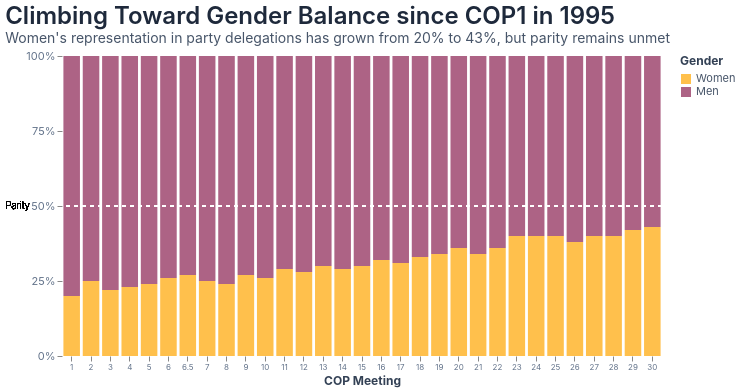

Describe this chart as a Vega-Lite specification.
### Vega-Lite specification from a JSON file in a GitHub repository (floating-point values rounded to 4 significant figures)
{"$schema": "https://vega.github.io/schema/vega-lite/v6.json", "width": 600, "title": {"text": "Climbing Toward Gender Balance since COP1 in 1995", "subtitle": "Women's representation in party delegations has grown from 20% to 43%, but parity remains unmet", "anchor": "start"}, "data": {"values": [{"COP": 1, "Gender": "Women", "Percentage": 20}, {"COP": 1, "Gender": "Men", "Percentage": 80}, {"COP": 2, "Gender": "Women", "Percentage": 25}, {"COP": 2, "Gender": "Men", "Percentage": 75}, {"COP": 3, "Gender": "Women", "Percentage": 22}, {"COP": 3, "Gender": "Men", "Percentage": 78}, {"COP": 4, "Gender": "Women", "Percentage": 23}, {"COP": 4, "Gender": "Men", "Percentage": 77}, {"COP": 5, "Gender": "Women", "Percentage": 24}, {"COP": 5, "Gender": "Men", "Percentage": 76}, {"COP": 6, "Gender": "Women", "Percentage": 26}, {"COP": 6, "Gender": "Men", "Percentage": 74}, {"COP": 6.5, "Gender": "Women", "Percentage": 27}, {"COP": 6.5, "Gender": "Men", "Percentage": 73}, {"COP": 7, "Gender": "Women", "Percentage": 25}, {"COP": 7, "Gender": "Men", "Percentage": 75}, {"COP": 8, "Gender": "Women", "Percentage": 24}, {"COP": 8, "Gender": "Men", "Percentage": 76}, {"COP": 9, "Gender": "Women", "Percentage": 27}, {"COP": 9, "Gender": "Men", "Percentage": 73}, {"COP": 10, "Gender": "Women", "Percentage": 26}, {"COP": 10, "Gender": "Men", "Percentage": 74}, {"COP": 11, "Gender": "Women", "Percentage": 29}, {"COP": 11, "Gender": "Men", "Percentage": 71}, {"COP": 12, "Gender": "Women", "Percentage": 28}, {"COP": 12, "Gender": "Men", "Percentage": 72}, {"COP": 13, "Gender": "Women", "Percentage": 30}, {"COP": 13, "Gender": "Men", "Percentage": 70}, {"COP": 14, "Gender": "Women", "Percentage": 29}, {"COP": 14, "Gender": "Men", "Percentage": 71}, {"COP": 15, "Gender": "Women", "Percentage": 30}, {"COP": 15, "Gender": "Men", "Percentage": 70}, {"COP": 16, "Gender": "Women", "Percentage": 32}, {"COP": 16, "Gender": "Men", "Percentage": 68}, {"COP": 17, "Gender": "Women", "Percentage": 31}, {"COP": 17, "Gender": "Men", "Percentage": 69}, {"COP": 18, "Gender": "Women", "Percentage": 33}, {"COP": 18, "Gender": "Men", "Percentage": 67}, {"COP": 19, "Gender": "Women", "Percentage": 34}, {"COP": 19, "Gender": "Men", "Percentage": 66}, {"COP": 20, "Gender": "Women", "Percentage": 36}, {"COP": 20, "Gender": "Men", "Percentage": 64}, {"COP": 21, "Gender": "Women", "Percentage": 34}, {"COP": 21, "Gender": "Men", "Percentage": 66}, {"COP": 22, "Gender": "Women", "Percentage": 36}, {"COP": 22, "Gender": "Men", "Percentage": 64}, {"COP": 23, "Gender": "Women", "Percentage": 40}, {"COP": 23, "Gender": "Men", "Percentage": 60}, {"COP": 24, "Gender": "Women", "Percentage": 40}, {"COP": 24, "Gender": "Men", "Percentage": 60}, {"COP": 25, "Gender": "Women", "Percentage": 40}, {"COP": 25, "Gender": "Men", "Percentage": 60}, {"COP": 26, "Gender": "Women", "Percentage": 38}, {"COP": 26, "Gender": "Men", "Percentage": 62}, {"COP": 27, "Gender": "Women", "Percentage": 40}, {"COP": 27, "Gender": "Men", "Percentage": 60}, {"COP": 28, "Gender": "Women", "Percentage": 40}, {"COP": 28, "Gender": "Men", "Percentage": 60}, {"COP": 29, "Gender": "Women", "Percentage": 42}, {"COP": 29, "Gender": "Men", "Percentage": 58}, {"COP": 30, "Gender": "Women", "Percentage": 43}, {"COP": 30, "Gender": "Men", "Percentage": 57}]}, "transform": [{"joinaggregate": [{"op": "max", "field": "Percentage", "as": "MenPercentage"}], "groupby": ["COP"]}, {"calculate": "100 - datum.MenPercentage", "as": "WomenPercentage"}], "layer": [{"mark": {"type": "bar", "opacity": 0.7, "width": {"band": 0.95}}, "encoding": {"x": {"field": "COP", "type": "ordinal", "axis": {"title": "COP Meeting", "domain": false, "labelAngle": 0, "values": [1, 2, 3, 4, 5, 6, 6.5, 7, 8, 9, 10, 11, 12, 13, 14, 15, 16, 17, 18, 19, 20, 21, 22, 23, 24, 25, 26, 27, 28, 29, 30], "labelOverlap": false, "labelFontSize": 8}}, "y": {"field": "Percentage", "type": "quantitative", "stack": "normalize", "axis": {"title": "", "domain": false, "format": "%", "values": [0, 0.25, 0.5, 0.75, 1], "labelOverlap": false}}, "color": {"field": "Gender", "type": "nominal", "scale": {"domain": ["Women", "Men"], "range": ["#FFA500", "#8B2252"]}, "legend": {"orient": "right"}}, "order": {"field": "Gender", "sort": "descending"}, "tooltip": [{"field": "COP", "title": "COP Meeting"}, {"field": "MenPercentage", "title": "Men (%)", "type": "quantitative", "format": ".0f"}, {"field": "WomenPercentage", "title": "Women (%)", "type": "quantitative", "format": ".0f"}]}}, {"mark": {"type": "rule", "strokeDash": [4, 4], "color": "white", "strokeWidth": 2}, "encoding": {"y": {"datum": 0.5}}}, {"mark": {"type": "text", "align": "right", "dx": -32, "dy": 0, "fontSize": 10, "color": "black", "fontWeight": "lighter"}, "encoding": {"y": {"datum": 0.5}, "x": {"value": 0}, "text": {"value": "Parity"}}}], "config": {"background": "#ffffff", "font": "DM Sans, -apple-system, BlinkMacSystemFont, Segoe UI, Roboto, sans-serif", "view": {"stroke": "transparent"}, "title": {"font": "DM Sans, -apple-system, BlinkMacSystemFont, Segoe UI, Roboto, sans-serif", "fontSize": 24, "fontWeight": 600, "color": "#1e293b", "anchor": "start", "subtitleFontSize": 14, "subtitleColor": "#475569", "subtitleFontWeight": 400}, "axis": {"labelFont": "DM Sans, -apple-system, BlinkMacSystemFont, Segoe UI, Roboto, sans-serif", "labelFontSize": 11, "labelColor": "#64748b", "titleFont": "DM Sans, -apple-system, BlinkMacSystemFont, Segoe UI, Roboto, sans-serif", "titleFontSize": 12, "titleColor": "#334155", "grid": false, "gridColor": "#e2e8f0", "gridOpacity": 0.5, "domain": true, "ticks": true}, "legend": {"labelFont": "DM Sans, -apple-system, BlinkMacSystemFont, Segoe UI, Roboto, sans-serif", "labelFontSize": 11, "labelColor": "#475569", "titleFont": "DM Sans, -apple-system, BlinkMacSystemFont, Segoe UI, Roboto, sans-serif", "titleFontSize": 12, "titleColor": "#334155"}}}
